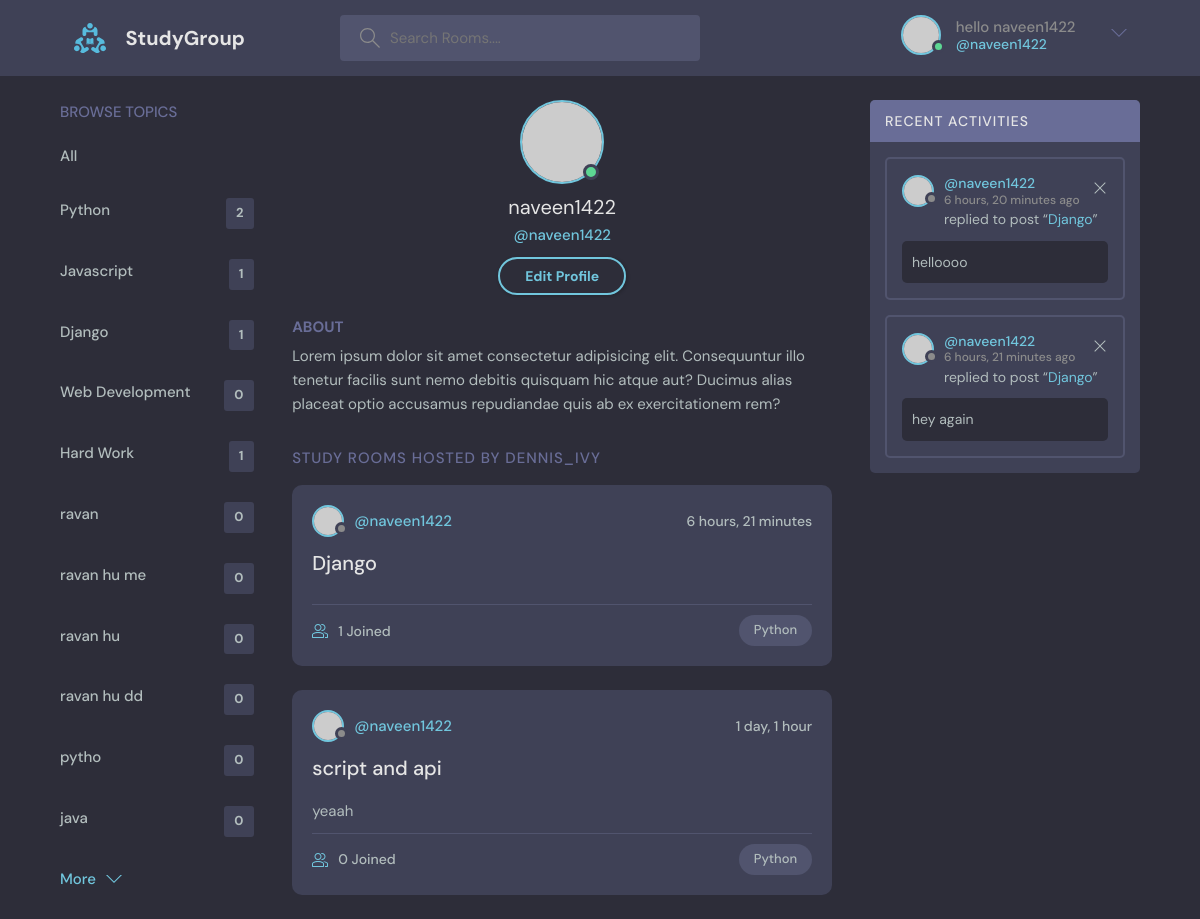
Screenshot of /profile/1 (signed in) with the database file from the repository.
### baseapp/models.py (models this page shows, shortened)
class Topic(models.Model):
    name = models.CharField(max_length=200)

class Room(models.Model):
    host = models.ForeignKey(User, on_delete=models.SET_NULL, null=True)
    topic = models.ForeignKey(Topic, on_delete=models.SET_NULL, null=True)
    name = models.CharField(max_length=200)
    description = models.TextField(null=True, blank=True)
    participants =  models.ManyToManyField(User, related_name='participants', blank=True)
    updated = models.DateTimeField(auto_now=True)
    created = models.DateTimeField(auto_now_add=True)
    class Meta:
        ordering = ['-updated', '-created']
    def __str__(self):   # means in general or until specified room will return it's name
        return self.name

class Message(models.Model):
    user = models.ForeignKey(User, on_delete=models.CASCADE)
    room = models.ForeignKey(Room, on_delete=models.CASCADE)
    body = models.TextField()
    updated = models.DateTimeField(auto_now=True)
    created = models.DateTimeField(auto_now_add=True)
    class Meta:
        ordering = ['-updated', '-created']
    def __str__(self):         # means in general Message will return it's body of 0:50 char
        return self.body[0:50]

### baseapp/views.py (the view)
# urls.py: path('profile/<str:pk>', views.userProfile, name="user-profile"),
@login_required(login_url='login')
def userProfile(request, pk):
    user = User.objects.get(id=pk)
    rooms = user.room_set.all() # we can get all children of specfic object from a model
    room_messages = user.message_set.all()
    topics = Topic.objects.all()
    context = {'user':user, 'rooms':rooms, 'topics':topics, 'room_messages':room_messages}
    return render(request, 'baseapp/profile.html', context)

### baseapp/templates/baseapp/profile.html
{% extends 'main.html' %}
{% block content %}
  <main class="profile-page layout layout--3">
    <div class="container">
      <div class="topics">
        <div class="topics__header">
          <h2>Browse Topics</h2>
        </div>
        {% include 'baseapp/topic_component.html' %}
      </div>
      <div class="roomList">
        <div class="profile">
          <div class="profile__avatar">
            <div class="avatar avatar--large active">
              <img src="https://randomuser.me/api/portraits/men/11.jpg" />
            </div>
          </div>
          <div class="profile__info">
            <h3>{{user.username}}</h3>
            <p>@{{user.username}}</p>
            {% if request.user == user%}
            <a href="{% url 'update-user' %}" class="btn btn--main btn--pill">Edit Profile</a>
            {% endif %}
          </div>
          <div class="profile__about">
            <h3>About</h3>
            <p>
              Lorem ipsum dolor sit amet consectetur adipisicing elit. Consequuntur illo tenetur
              facilis sunt nemo debitis quisquam hic atque aut? Ducimus alias placeat optio
              accusamus repudiandae quis ab ex exercitationem rem?
            </p>
          </div>
        </div>
        <div class="roomList__header">
          <div>
            <h2>Study Rooms Hosted by dennis_ivy</a>
            </h2>
          </div>
        </div>
        {% include 'baseapp/feed_component.html' %}
      </div>
        {% include 'baseapp/activity_component.html' %}
    </div>
  </main>
{% endblock content %}

### mytemplates/main.html (shortened to what this page needs)
<!DOCTYPE html>
{% load static %}
<html lang="en">
  <head>
    <link rel="stylesheet" href="{% static 'styles/style.css' %}" />
  </head>
  <body>
    {% include 'navbar.html' %}
    {%block content%}
    {%endblock%}
  </body>
</html>

### mytemplates/navbar.html (shortened to what this page needs)
{% load static %}
<header class="header header--loggedIn">
    <div class="container">
        <a href="/" class="header__logo">
            <img src="{% static 'assets/logo.svg'%}" />
            <h1>StudyGroup</h1>
        </a>
        <form class="header__search" method="GET" action="{% url 'home' %}">
            <label>
            <input type="text" name="q" placeholder="Search Rooms....">
            </label>
        </form>
        <nav class="header__menu">
            {% if request.user.is_authenticated %}
                  <div class="header__user">
                    <a href="{% url 'user-profile' request.user.id%}">
                      <div class="avatar avatar--medium active">
                        <img src="https://randomuser.me/api/portraits/men/37.jpg" />
                      </div>
                      <p>hello {{user}} <span>@{{user}}</span></p>
                    </a>
                    <button class="dropdown-button">
                      <svg version="1.1" xmlns="http://www.w3.org/2000/svg" width="32" height="32" viewBox="0 0 32 32">
                        <title>chevron-down</title>
                        <path d="M16 21l-13-13h-3l16 16 16-16h-3l-13 13z"></path>
                      </svg>
                    </button>
                  </div>
            {% else %}
                    <a href="{% url 'login' %}">
                    <img src="{% static 'assets/avatar.svg' %}"/>
                    <p>Login</p>
                    </a>
            {% endif %}
        </nav>
    </div>
</header>

### baseapp/templates/baseapp/topic_component.html
<div class="topics">
          <ul class="topics__list">
            <li>
              <a href="{% url 'home' %}">All</a>
            </li>
    {% for topic in topics %}
    <li>
        <a href="{% url 'home' %}?q={{topic.name}}">{{topic.name}}<span>{{topic.room_set.all.count}}</span></a>
    </li>
    {% endfor %}
          </ul>
          <a class="btn btn--link" href="{% url 'topics' %}">
            More
            <svg version="1.1" xmlns="http://www.w3.org/2000/svg" width="32" height="32" viewBox="0 0 32 32">
              <title>chevron-down</title>
              <path d="M16 21l-13-13h-3l16 16 16-16h-3l-13 13z"></path>
            </svg>
          </a>
</div>

### baseapp/templates/baseapp/feed_component.html (shortened to what this page needs)
          {% for room in rooms %}
          <div class="roomListRoom">
            <div class="roomListRoom__header">
              <a href="{% url 'user-profile' room.host.id %}" class="roomListRoom__author">
                <div class="avatar avatar--small">
                  <img src="https://randomuser.me/api/portraits/women/11.jpg" />
                </div>
                <span>@{{room.host.username}}</span>
              </a>
              <div class="roomListRoom__actions">
                <span>{{room.created|timesince}}</span>
              </div>
            </div>
            <div class="roomListRoom__content">
              <a href="{% url 'room' room.id %}">{{room.name}}</a>
              <p>
              {{room.description}}
              </p>
            </div>
            <div class="roomListRoom__meta">
              <a href="{% url 'room' room.id %}" class="roomListRoom__joined">
                {{room.participants.all.count}} Joined
              </a>
              <p class="roomListRoom__topic">{{room.topic.name}}</p>
            </div>
          </div>
          {% endfor %}

### baseapp/templates/baseapp/activity_component.html
        <div class="activities">
          <div class="activities__header">
            <h2>Recent Activities</h2>
          </div>
        {% for message in room_messages %}
          <div class="activities__box">
            <div class="activities__boxHeader roomListRoom__header">
              <a href="{% url 'user-profile' message.user.id%}" class="roomListRoom__author">
                <div class="avatar avatar--small">
                  <img src="https://randomuser.me/api/portraits/women/11.jpg" />
                </div>
                <p>
                  @{{message.user}}
                  <span>{{message.created|timesince}} ago</span>
                </p>
              </a>
              {% if message.user == request.user %}
              <div class="roomListRoom__actions">
                <a href="{% url 'delete-message' message.id %}">
                  <svg version="1.1" xmlns="http://www.w3.org/2000/svg" width="32" height="32" viewBox="0 0 32 32">
                    <title>remove</title>
                    <path
                      d="M27.314 6.019l-1.333-1.333-9.98 9.981-9.981-9.981-1.333 1.333 9.981 9.981-9.981 9.98 1.333 1.333 9.981-9.98 9.98 9.98 1.333-1.333-9.98-9.98 9.98-9.981z"
                    ></path>
                  </svg>
                </a>
              </div>
              {% endif %}
            </div>
            <div class="activities__boxContent">
              <p>replied to post “<a href="{% url 'room' message.room.id %}">{{message.room}}</a>”</p>
              <div class="activities__boxRoomContent">
               {{message}}
              </div>
            </div>
          </div>
        {% endfor %}
        </div>

### rows the page displays
Topic: name "Python", room_set.all.count "2"
Topic: name "Javascript", room_set.all.count "1"
Topic: name "Django", room_set.all.count "1"
Topic: name "Web Development", room_set.all.count "0"
Topic: name "Hard Work", room_set.all.count "1"
Topic: name "ravan", room_set.all.count "0"
Topic: name "ravan hu me", room_set.all.count "0"
Topic: name "ravan hu", room_set.all.count "0"
Topic: name "ravan hu dd", room_set.all.count "0"
Topic: name "pytho", room_set.all.count "0"
Topic: name "java", room_set.all.count "0"
Room: host.username "naveen1422", created "6 hours, 21 minutes", name "Django", participants.all.count "1", topic.name "Python"
Room: host.username "naveen1422", created "1 day, 1 hour", name "script and api", description "yeaah", participants.all.count "0", topic.name "Python"
Message: user "naveen1422", created "6 hours, 20 minutes", room "Django", body "helloooo"
Message: user "naveen1422", created "6 hours, 21 minutes", room "Django", body "hey again"

### other values shown
{{ user }} "naveen1422"
{{ user.username }} "naveen1422"
